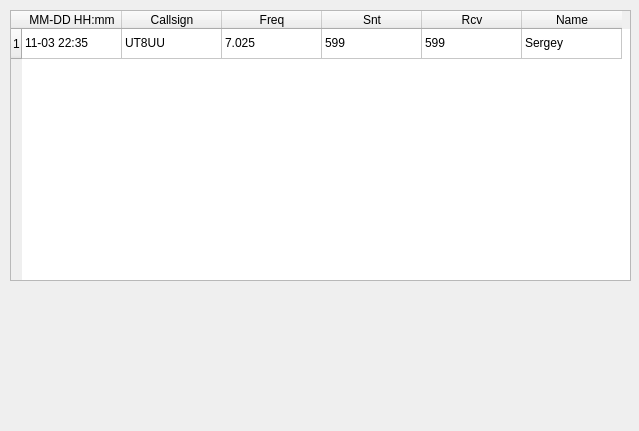
<?xml version="1.0" encoding="UTF-8"?>
<ui version="4.0">
 <class>Dialog</class>
 <widget class="QDialog" name="Dialog">
  <property name="geometry">
   <rect>
    <x>0</x>
    <y>0</y>
    <width>639</width>
    <height>431</height>
   </rect>
  </property>
  <property name="windowTitle">
   <string>Dialog</string>
  </property>
  <widget class="QTableWidget" name="tableMain">
   <property name="geometry">
    <rect>
     <x>10</x>
     <y>10</y>
     <width>621</width>
     <height>271</height>
    </rect>
   </property>
   <property name="sortingEnabled">
    <bool>false</bool>
   </property>
   <row>
    <property name="text">
     <string>1</string>
    </property>
   </row>
   <column>
    <property name="text">
     <string>MM-DD HH:mm</string>
    </property>
   </column>
   <column>
    <property name="text">
     <string>Callsign</string>
    </property>
   </column>
   <column>
    <property name="text">
     <string>Freq</string>
    </property>
   </column>
   <column>
    <property name="text">
     <string>Snt</string>
    </property>
   </column>
   <column>
    <property name="text">
     <string>Rcv</string>
    </property>
   </column>
   <column>
    <property name="text">
     <string>Name</string>
    </property>
   </column>
   <item row="0" column="0">
    <property name="text">
     <string>11-03 22:35</string>
    </property>
   </item>
   <item row="0" column="1">
    <property name="text">
     <string>UT8UU</string>
    </property>
   </item>
   <item row="0" column="2">
    <property name="text">
     <string>7.025</string>
    </property>
   </item>
   <item row="0" column="3">
    <property name="text">
     <string>599</string>
    </property>
   </item>
   <item row="0" column="4">
    <property name="text">
     <string>599</string>
    </property>
   </item>
   <item row="0" column="5">
    <property name="text">
     <string>Sergey</string>
    </property>
   </item>
  </widget>
 </widget>
 <resources/>
 <connections/>
</ui>
